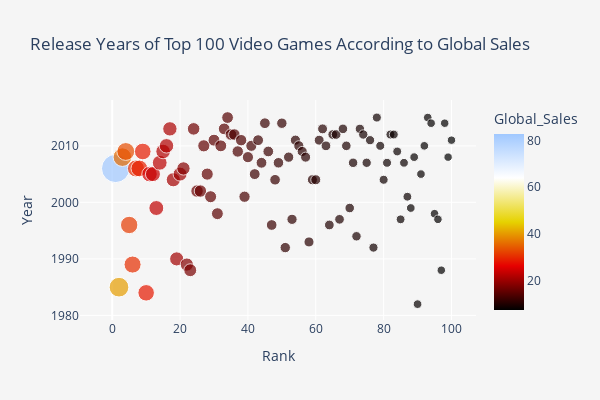

This figure's notebook cell:
### Markdown cell above
- As seen on the top 100 video games, **North America** often has the **highest** sales, followed by Europe and Japan. Although North America and Europe sales in general have led to these rankings, There are 2 games: GTA: San Andreas (ranked 18) and Gran Turismo (ranked 48), which have **highest** sales in **Other regions**.

- Nintendogs (ranked 11), GTA 5 (ranked 17), Brain: Train Your Brain in Minutes a Day (ranked 20), Call of Duty: Black Ops II (ranked 35), Call of Duty: Modern Warfare 3 (ranked 38), Gran Turismo 5 (ranked 55), FIFA 16 (ranked 78), FIFA Soccer 2013 (ranked 83), The Sims 3 (ranked 84), Star Wars Battlefront (ranked 93), and Call of Duty: Advanced Warfare (ranked 94) are the **most sold** in the **European** region.

- Games that are sold the **most** in **Japan** are: Pokemon Black / Pokemon White (ranked 27), Animal Crossing: Wild World (ranked 42), Final Fantasy VII (ranked 67), Animal Crossing (ranked 74), Super Mario Kart (ranked 77),
Final Fantasy VIII (ranked 88)

- The top 10 video games with higest sale are as follows:
    1.  Wii Sports
    2.  Super Mario Bros
    3.  Mario Kart Wii
    4.  Wii Sports Resort
    5.  Pokemon Red/Pokemon Blue
    6.  Tetris
    7.  New Super Mario Bros
    8.  Wii Play
    9.  New Super Mario Bros Wii
    10. Duck Hunt

Next, let's have a look at the bubble graph to see the release years of top 100 video game sales

### Code cell
fig = px.scatter(top100_games, x='Rank', y='Year',
                 size='Global_Sales', color='Global_Sales',
                 color_continuous_scale='Blackbody',
                 labels={'x':'Rank', 'y':'Years'},
                 title='Release Years of Top 100 Video Games According to Global Sales',
                 hover_name='Name',
                 hover_data=['Publisher', 'Platform', 'Genre', 'Global_Sales'])

fig.update_layout(
    paper_bgcolor='#f5f5f5',
    plot_bgcolor='#f5f5f5',
    hovermode='x',
    
)

fig.show()

### Figure 1 — Plotly figure (JSON) as saved in the notebook; plotly's stock layout.template omitted (floating-point values rounded to 4 significant figures; data arrays with more than 128 entries replaced by an {"elided": "..."} marker saying what was removed)
{"data": [{"customdata": {"elided": "100x4 mixed values"}, "hovertemplate": "<b>%{hovertext}</b><br><br>Rank=%{x}<br>Year=%{y}<br>Global_Sales=%{marker.color}<br>Publisher=%{customdata[0]}<br>Platform=%{customdata[1]}<br>Genre=%{customdata[2]}<extra></extra>", "hovertext": ["Wii Sports", "Super Mario Bros.", "Mario Kart Wii", "Wii Sports Resort", "Pokemon Red/Pokemon Blue", "Tetris", "New Super Mario Bros.", "Wii Play", "New Super Mario Bros. Wii", "Duck Hunt", "Nintendogs", "Mario Kart DS", "Pokemon Gold/Pokemon Silver", "Wii Fit", "Wii Fit Plus", "Kinect Adventures!", "Grand Theft Auto V", "Grand Theft Auto: San Andreas", "Super Mario World", "Brain Age: Train Your Brain in Minutes a Day", "Pokemon Diamond/Pokemon Pearl", "Super Mario Land", "Super Mario Bros. 3", "Grand Theft Auto V", "Grand Theft Auto: Vice City", "Pokemon Ruby/Pokemon Sapphire", "Pokemon Black/Pokemon White", "Brain Age 2: More Training in Minutes a Day", "Gran Turismo 3: A-Spec", "Call of Duty: Modern Warfare 3", "Pokémon Yellow: Special Pikachu Edition", "Call of Duty: Black Ops", "Pokemon X/Pokemon Y", "Call of Duty: Black Ops 3", "Call of Duty: Black Ops II", "Call of Duty: Black Ops II", "Call of Duty: Modern Warfare 2", "Call of Duty: Modern Warfare 3", "Grand Theft Auto III", "Super Smash Bros. Brawl", "Call of Duty: Black Ops", "Animal Crossing: Wild World", "Mario Kart 7", "Halo 3", "Grand Theft Auto V", "Pokemon HeartGold/Pokemon SoulSilver", "Super Mario 64", "Gran Turismo 4", "Super Mario Galaxy", "Pokemon Omega Ruby/Pokemon Alpha Sapphire", "Super Mario Land 2: 6 Golden Coins", "Grand Theft Auto IV", "Gran Turismo", "Super Mario 3D Land", "Gran Turismo 5", "Call of Duty: Modern Warfare 2", "Grand Theft Auto IV", "Super Mario All-Stars", "Pokemon FireRed/Pokemon LeafGreen", "Super Mario 64", "Just Dance 3", "Call of Duty: Ghosts", "Halo: Reach", "Mario Kart 64", "New Super Mario Bros. 2", "Halo 4", "Final Fantasy VII", "Call of Duty: Ghosts", "Just Dance 2", "Gran Turismo 2", "Call of Duty 4: Modern Warfare", "Donkey Kong Country", "Minecraft", "Animal Crossing: New Leaf", "Mario Party DS", "The Elder Scrolls V: Skyrim", "Super Mario Kart", "FIFA 16", "Wii Party", "Halo 2", "Mario Party 8", "Pokemon Black 2/Pokemon White 2", "FIFA Soccer 13", "The Sims 3", "GoldenEye 007", "Mario & Sonic at the Olympic Games", "Final Fantasy X", "Final Fantasy VIII", "Pokémon Platinum Version", "Pac-Man", "Grand Theft Auto: Liberty City Stories", "Super Mario Galaxy 2", "Star Wars Battlefront (2015)", "Call of Duty: Advanced Warfare", "The Legend of Zelda: Ocarina of Time", "Crash Bandicoot 2: Cortex Strikes Back", "Super Mario Bros. 2", "Super Smash Bros. for Wii U and 3DS", "Call of Duty: World at War", "Battlefield 3"], "legendgroup": "", "marker": {"color": [82.74, 40.24, 35.82, 33, 31.37, 30.26, 30.01, 29.02, 28.62, 28.31, 24.76, 23.42, 23.1, 22.72, 22, 21.82, 21.4, 20.81, 20.61, 20.22, 18.36, 18.14, 17.28, 16.38, 16.15, 15.85, 15.32, 15.3, 14.98, 14.76, 14.64, 14.64, 14.35, 14.24, 14.03, 13.73, 13.51, 13.46, 13.1, 13.04, 12.73, 12.27, 12.21, 12.14, 11.98, 11.9, 11.89, 11.66, 11.52, 11.33, 11.18, 11.02, 10.95, 10.79, 10.77, 10.69, 10.57, 10.55, 10.49, 10.42, 10.26, 10.21, 9.88, 9.87, 9.82, 9.76, 9.72, 9.59, 9.52, 9.49, 9.32, 9.3, 9.2, 9.09, 9.02, 8.84, 8.76, 8.49, 8.49, 8.49, 8.42, 8.33, 8.24, 8.11, 8.09, 8.06, 8.05, 7.86, 7.84, 7.81, 7.72, 7.69, 7.67, 7.6, 7.6, 7.58, 7.46, 7.45, 7.37, 7.34], "coloraxis": "coloraxis", "size": [82.74, 40.24, 35.82, 33, 31.37, 30.26, 30.01, 29.02, 28.62, 28.31, 24.76, 23.42, 23.1, 22.72, 22, 21.82, 21.4, 20.81, 20.61, 20.22, 18.36, 18.14, 17.28, 16.38, 16.15, 15.85, 15.32, 15.3, 14.98, 14.76, 14.64, 14.64, 14.35, 14.24, 14.03, 13.73, 13.51, 13.46, 13.1, 13.04, 12.73, 12.27, 12.21, 12.14, 11.98, 11.9, 11.89, 11.66, 11.52, 11.33, 11.18, 11.02, 10.95, 10.79, 10.77, 10.69, 10.57, 10.55, 10.49, 10.42, 10.26, 10.21, 9.88, 9.87, 9.82, 9.76, 9.72, 9.59, 9.52, 9.49, 9.32, 9.3, 9.2, 9.09, 9.02, 8.84, 8.76, 8.49, 8.49, 8.49, 8.42, 8.33, 8.24, 8.11, 8.09, 8.06, 8.05, 7.86, 7.84, 7.81, 7.72, 7.69, 7.67, 7.6, 7.6, 7.58, 7.46, 7.45, 7.37, 7.34], "sizemode": "area", "sizeref": 0.2068, "symbol": "circle"}, "mode": "markers", "name": "", "orientation": "v", "showlegend": false, "type": "scatter", "x": [1, 2, 3, 4, 5, 6, 7, 8, 9, 10, 11, 12, 13, 14, 15, 16, 17, 18, 19, 20, 21, 22, 23, 24, 25, 26, 27, 28, 29, 30, 31, 32, 33, 34, 35, 36, 37, 38, 39, 40, 41, 42, 43, 44, 45, 46, 47, 48, 49, 50, 51, 52, 53, 54, 55, 56, 57, 58, 59, 60, 61, 62, 63, 64, 65, 66, 67, 68, 69, 70, 71, 72, 73, 74, 75, 76, 77, 78, 79, 80, 81, 82, 83, 84, 85, 86, 87, 88, 89, 90, 91, 92, 93, 94, 95, 96, 97, 98, 99, 100], "xaxis": "x", "y": [2006, 1985, 2008, 2009, 1996, 1989, 2006, 2006, 2009, 1984, 2005, 2005, 1999, 2007, 2009, 2010, 2013, 2004, 1990, 2005, 2006, 1989, 1988, 2013, 2002, 2002, 2010, 2005, 2001, 2011, 1998, 2010, 2013, 2015, 2012, 2012, 2009, 2011, 2001, 2008, 2010, 2005, 2011, 2007, 2014, 2009, 1996, 2004, 2007, 2014, 1992, 2008, 1997, 2011, 2010, 2009, 2008, 1993, 2004, 2004, 2011, 2013, 2010, 1996, 2012, 2012, 1997, 2013, 2010, 1999, 2007, 1994, 2013, 2012, 2007, 2011, 1992, 2015, 2010, 2004, 2007, 2012, 2012, 2009, 1997, 2007, 2001, 1999, 2008, 1982, 2005, 2010, 2015, 2014, 1998, 1997, 1988, 2014, 2008, 2011], "yaxis": "y"}], "layout": {"coloraxis": {"colorbar": {"title": {"text": "Global_Sales"}}, "colorscale": [[0, "rgb(0,0,0)"], [0.25, "rgb(230,0,0)"], [0.5, "rgb(230,210,0)"], [0.75, "rgb(255,255,255)"], [1, "rgb(160,200,255)"]]}, "height": 400, "hovermode": "x", "legend": {"itemsizing": "constant", "tracegroupgap": 0}, "paper_bgcolor": "#f5f5f5", "plot_bgcolor": "#f5f5f5", "title": {"text": "Release Years of Top 100 Video Games According to Global Sales"}, "width": 600, "xaxis": {"anchor": "y", "domain": [0, 1], "title": {"text": "Rank"}}, "yaxis": {"anchor": "x", "domain": [0, 1], "title": {"text": "Year"}}}}
